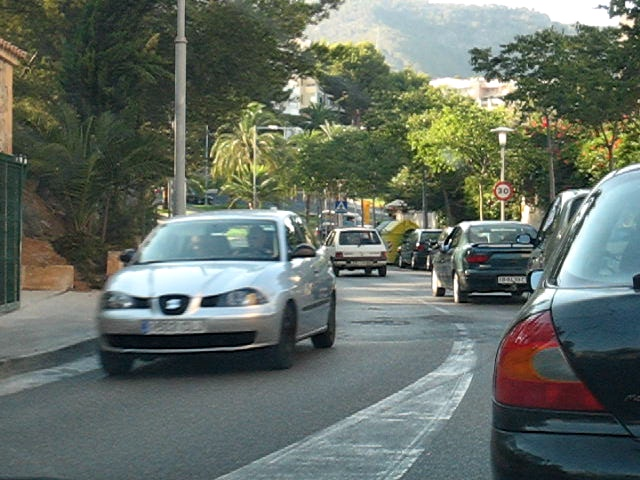
#> input picture images/car1.jpg, 640 x 480 px, given in place of frans_bauer_salt_pepper.png, which was not available
$ jupyter execute --allow-errors cv1-lab-2-daan.ipynb   (text cells are left out)
#> lines starting #> are read from the running program, lines starting #| are printed output that depends on the picture; pictures that were not available may be replaced by others from this repository, and a replacement may not be noted
[cell 1]
import sys

if sys.version_info[0] < 3:
    raise Exception("Python 3 or a more recent version is required.")

[cell 2]
# environment and libraries
import os
import math
import numpy as np
import time
import cv2
import matplotlib
import matplotlib.pyplot as plt
import sklearn
import scipy.signal
import pandas as pd
from tqdm import tqdm

from sklearn.decomposition import PCA
from sklearn.cluster import KMeans

#> (a cell that did not finish here is left out)

[cell 4]
def gaussian_kernel_1D(sigma, kernel_size):
    '''
    Computes a 1D Gaussian kernel.

    Args:
        sigma: Standard deviation of the Gaussian distribution.
        kernel_size: The size of the kernel, must be an odd positive integer.

    Returns:
        kernel: A 1D numpy array representing the Gaussian kernel, normalized so that the sum of all elements equals 1.
    '''

    kernel = np.zeros((1, kernel_size))

    if kernel_size % 2 == 0:
        raise ValueError("The kernel size must be an odd number. Otherwise, the kernel will not have a center to convolve around.")

    # YOUR CODE HERE

    return kernel

[cell 5]
G = gaussian_kernel_1D(2, 5)
print(G)

[cell 6]
def gaussian_kernel_2D(sigma_x, sigma_y, kernel_size):
    '''
    Computes a 2D Gaussian kernel using the separability property.

    Args:
        sigma_x: Standard deviation of the Gaussian distribution along the x-axis.
        sigma_y: Standard deviation of the Gaussian distribution along the y-axis.
        kernel_size: The size of the kernel, must be an odd positive integer.

    Returns:
        kernel_2d: A 2D numpy array representing the Gaussian kernel, normalized so that the sum of all elements equals 1.
    '''

    # YOUR CODE HERE

    return kernel_2d

#> (a cell that did not finish here is left out)

[cell 8]
# [14 lines left out: function generate_rotation_matrix, not called in this run]

[cell 9]
# [16 lines left out: function create_cos, not called in this run]

[cell 10]
# [16 lines left out: function create_sin, not called in this run]

[cell 11]
# [17 lines left out: function create_gauss, not called in this run]

[cell 12]
# [47 lines left out: function create_gabor, not called in this run]

[cell 13]
# YOUR CODE HERE

[cell 14]
# YOUR CODE HERE

[cell 15]
# YOUR CODE HERE

[cell 16]
def calculate_psnr(orig_image, approx_image):
    '''
    Computes the PSNR (Peak Signal-to-Noise Ratio) between an original image and its enhanced version.

    Args:
        orig_image: The original image (can be grayscale or RGB).
        approx_image: The enhanced or approximated version of the original image.

    Returns:
        psnr_value: The PSNR value in decibels (dB).
    '''

    imax = np.max(orig_image)
    # for grayscale and RGB
    if len(orig_image.shape) == 2:
        m, n = orig_image.shape
        MSE = np.mean((orig_image - approx_image)**2)
    else:
        m, n, c = orig_image.shape
        MSE_R = np.mean((orig_image[:,:,0] - approx_image[:,:,0])**2)
        MSE_G = np.mean((orig_image[:,:,1] - approx_image[:,:,1])**2)
        MSE_B = np.mean((orig_image[:,:,2] - approx_image[:,:,2])**2)
        MSE = np.mean([MSE_R, MSE_G, MSE_B])

    RMSE = np.sqrt(MSE)
    psnr_value = 20 * np.log10(imax / RMSE)

    return psnr_value

[cell 17]
frans_bauer_salt_and_pepper = cv2.imread('images/frans_bauer_salt_pepper.png').astype(np.float32)
frans_bauer = cv2.imread('images/frans_bauer.png').astype(np.float32)
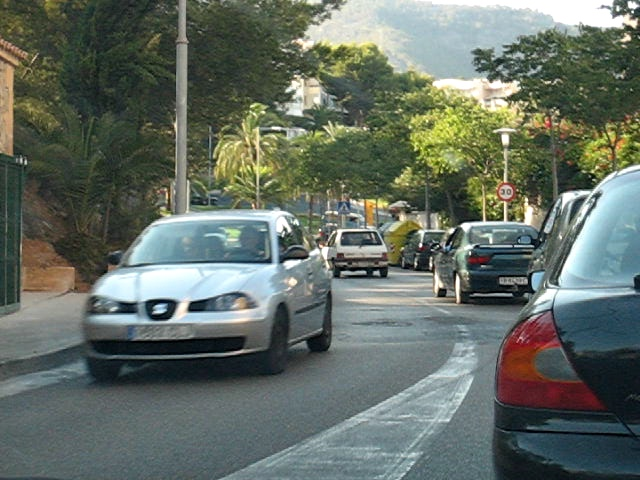
#> input picture images/car2.jpg, 640 x 480 px, given in place of frans_bauer.png, which was not available
psnr_result = calculate_psnr(frans_bauer, frans_bauer_salt_and_pepper)
#> in calculate_psnr, `imax = np.max(orig_image)`: imax = 255
#> in calculate_psnr, `MSE_R = np.mean((orig_image[:,:,0] - approx_image[:,:,0])**2)`: MSE_R = 960.7
#> in calculate_psnr, `MSE_G = np.mean((orig_image[:,:,1] - approx_image[:,:,1])**2)`: MSE_G = 980.7
#> in calculate_psnr, `MSE_B = np.mean((orig_image[:,:,2] - approx_image[:,:,2])**2)`: MSE_B = 995
#> in calculate_psnr, `MSE = np.mean([MSE_R, MSE_G, MSE_B])`: MSE = 978.8
#> in calculate_psnr, `RMSE = np.sqrt(MSE)`: RMSE = 31.29
#> in calculate_psnr, `psnr_value = 20 * np.log10(imax / RMSE)`: psnr_value = 18.22
#> psnr_result = 18.22
print(f"PSNR: {psnr_result:.2f} dB")
#| PSNR: 18.22 dB

[cell 18]
frans_bauer_gaussian = cv2.imread('images/frans_bauer_gaussian.png').astype(np.float32)
psnr_result = calculate_psnr(frans_bauer, frans_bauer_gaussian)
#> psnr_result = inf
print(f"PSNR: {psnr_result:.2f} dB")
#| PSNR: inf dB

[cell 19]
def denoise_image(input_image, kernel_type, kernel_size=3, sigma=1):
    '''
    Function denoises the image using the specified kernel type:
    - 'box': by using a box filter
    - 'median': by using a median filter
    - 'gaussian': by using a gaussian filter

    Args:
        input_image: The input image to be denoised.
        kernel_type: A string specifying the type of filter ('box', 'median', or 'gaussian').
        kernel_size: Size of the kernel to be used for filtering (default is 3).
        sigma: Standard deviation for the Gaussian kernel (used only for the gaussian filter).

    Returns:
        denoised_image: The denoised image.
    '''
#> called with kernel_type = 'box', kernel_size = 3, sigma = 1

    if kernel_type == 'box':
        denoised_image = cv2.blur(input_image, (kernel_size, kernel_size)).astype(np.float32)

    elif kernel_type == 'median':
        denoised_image = cv2.medianBlur(input_image.astype(np.uint8), kernel_size)
        denoised_image = denoised_image.astype(np.float32)

    elif kernel_type == 'gaussian':
        denoised_image = cv2.GaussianBlur(input_image, (kernel_size, kernel_size), sigma).astype(np.float32)

    else:
        raise ValueError('Kernel type not implemented. Choose between "box", "median", or "gaussian".')

    return denoised_image

[cell 20]
kernel_sizes = [3, 5, 7]

frans_bauer_salt_and_pepper_denoised_box = [
    denoise_image(frans_bauer_salt_and_pepper, kernel_type='box', kernel_size=kernel_size)
    for kernel_size in kernel_sizes
]
#> call 2 of denoise_image, with kernel_type = 'box', kernel_size = 5, sigma = 1
#> in denoise_image (call 2), `denoised_image = cv2.blur(input_image, (kernel_size, kernel_size)).ast..`:
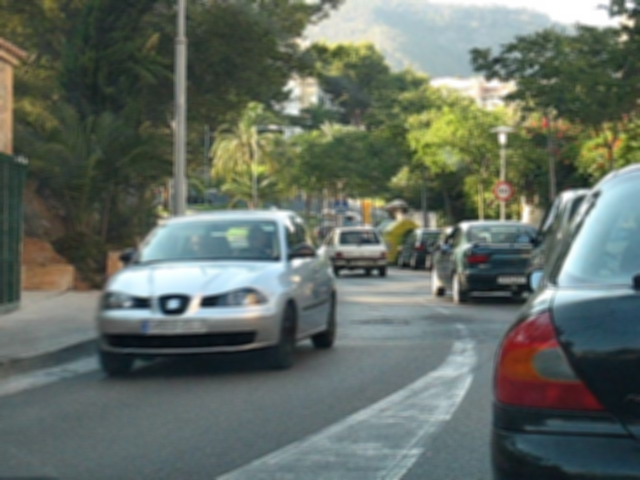
#> denoised_image: shape (480, 640, 3) float32; mean B, G, R 100.4, 109.5, 100
#> frans_bauer_salt_and_pepper_denoised_box = 3 items

frans_bauer_gaussian_denoised_box = [
    denoise_image(frans_bauer_gaussian, kernel_type='box', kernel_size=kernel_size)
    for kernel_size in kernel_sizes
]
#> in denoise_image (call 5), `denoised_image = cv2.blur(input_image, (kernel_size, kernel_size)).ast..`:
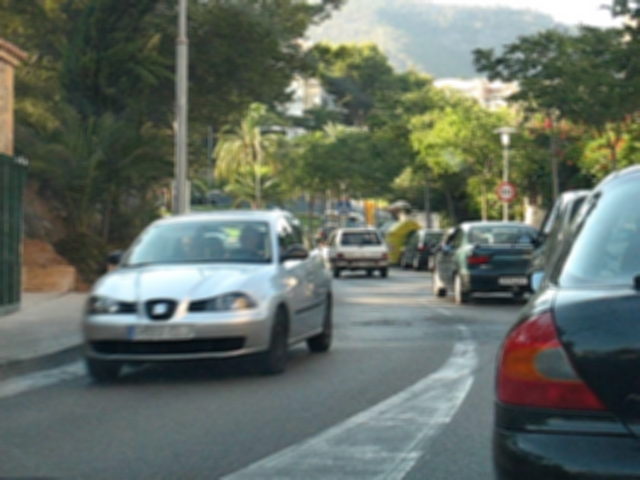
#> denoised_image: shape (480, 640, 3) float32; mean B, G, R 100.8, 110, 100.4
#> frans_bauer_gaussian_denoised_box = 3 items

fig, axes = plt.subplots(2, 3, figsize=(12, 8))
plt.suptitle('Box Filter Denoising', fontsize=16)

for i, k in enumerate(kernel_sizes):
    axes[0, i].imshow(frans_bauer_salt_and_pepper_denoised_box[i].astype(np.uint8), cmap='gray')
    axes[0, i].set_title(f'Salt-and-Pepper {k}x{k}')
    axes[0, i].axis('off')

for i, k in enumerate(kernel_sizes):
    axes[1, i].imshow(frans_bauer_gaussian_denoised_box[i].astype(np.uint8), cmap='gray')
    axes[1, i].set_title(f'Gaussian {k}x{k}')
    axes[1, i].axis('off')

plt.tight_layout()
plt.show()
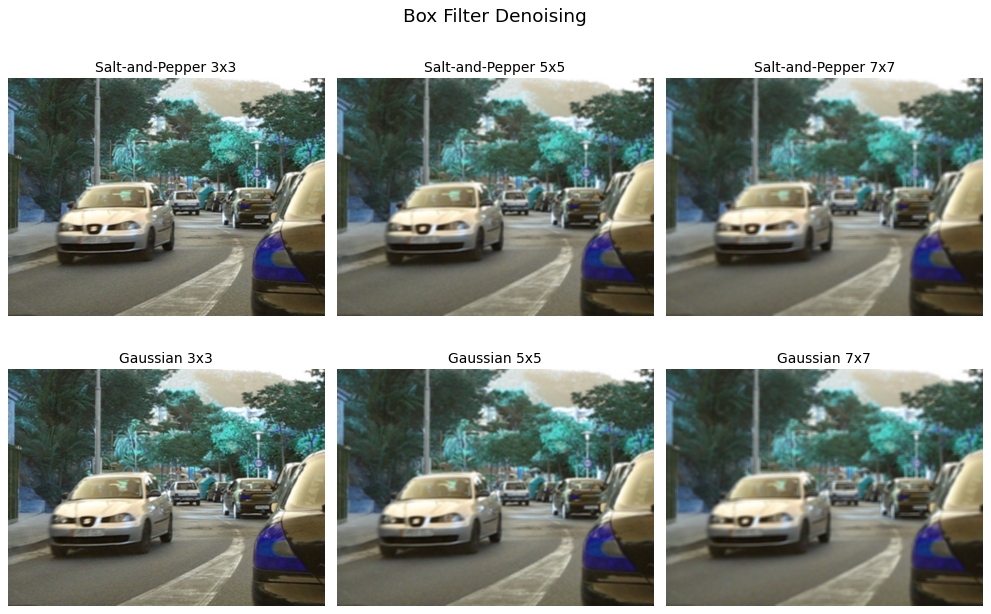
#> figure drawn by matplotlib, 6 panels

[cell 21]
kernel_sizes = [3, 5, 7]

frans_bauer_salt_and_pepper_denoised_med = [
    denoise_image(frans_bauer_salt_and_pepper, kernel_type='median', kernel_size=kernel_size)
    for kernel_size in kernel_sizes
]
#> frans_bauer_salt_and_pepper_denoised_med = 3 items

frans_bauer_gaussian_denoised_med = [
    denoise_image(frans_bauer_gaussian, kernel_type='median', kernel_size=kernel_size)
    for kernel_size in kernel_sizes
]
#> frans_bauer_gaussian_denoised_med = 3 items

fig, axes = plt.subplots(2, 3, figsize=(12, 8))
plt.suptitle('Median Filter Denoising', fontsize=16)

for i, k in enumerate(kernel_sizes):
    axes[0, i].imshow(frans_bauer_salt_and_pepper_denoised_med[i].astype(np.uint8), cmap='gray')
    axes[0, i].set_title(f'Salt-and-Pepper {k}x{k}')
    axes[0, i].axis('off')

for i, k in enumerate(kernel_sizes):
    axes[1, i].imshow(frans_bauer_gaussian_denoised_med[i].astype(np.uint8), cmap='gray')
    axes[1, i].set_title(f'Gaussian {k}x{k}')
    axes[1, i].axis('off')

plt.tight_layout()
plt.show()

[cell 22]
psnr_box_salt_and_pepper = [
    calculate_psnr(frans_bauer, denoised_image)
    for denoised_image in frans_bauer_salt_and_pepper_denoised_box
]
#> psnr_box_salt_and_pepper = [19.18, 19.78, 19.98]

psnr_median_salt_and_pepper = [
    calculate_psnr(frans_bauer, denoised_image)
    for denoised_image in frans_bauer_salt_and_pepper_denoised_med
]
#> psnr_median_salt_and_pepper = [18.84, 19.4, 19.64]

psnr_box_gaussian = [
    calculate_psnr(frans_bauer, denoised_image)
    for denoised_image in frans_bauer_gaussian_denoised_box
]
#> psnr_box_gaussian = [30.13, 25.29, 23.23]

psnr_median_gaussian = [
    calculate_psnr(frans_bauer, denoised_image)
    for denoised_image in frans_bauer_gaussian_denoised_med
]
#> psnr_median_gaussian = [31.7, 26.27, 24.02]

x = np.array(kernel_sizes)
plt.figure(figsize=(10, 6))
plt.plot(x, psnr_box_salt_and_pepper, marker='o', label='Box Filter - Salt-and-Pepper')
plt.plot(x, psnr_median_salt_and_pepper, marker='o', label='Median Filter - Salt-and-Pepper')
plt.plot(x, psnr_box_gaussian, marker='o', label='Box Filter - Gaussian')
plt.plot(x, psnr_median_gaussian, marker='o', label='Median Filter - Gaussian')
plt.title('PSNR Values for Denoising Methods and Kernel Sizes')
plt.xlabel('Kernel Size')
plt.ylabel('PSNR (dB)')
plt.xticks(x)
plt.legend()
plt.grid()
plt.show()
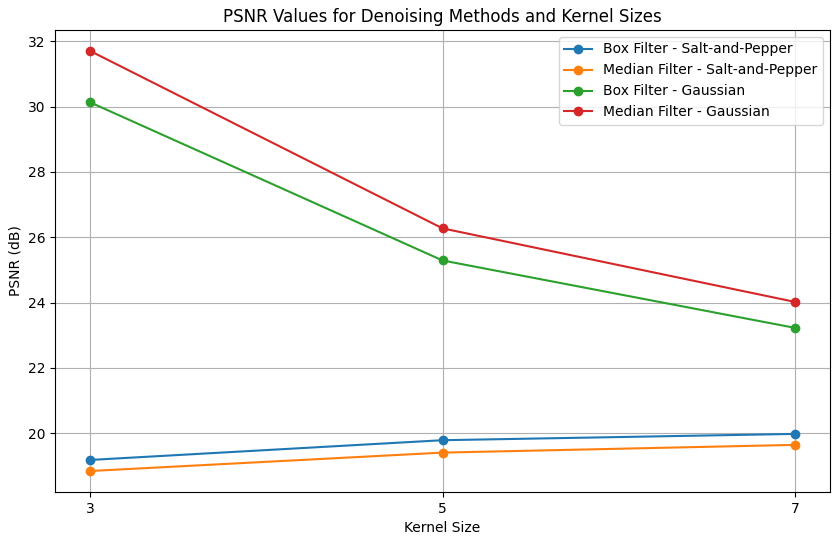
#> figure drawn by matplotlib, 1 panel

[cell 23]
std_devs = [0.5, 1, 3, 7]
frans_bauer_gaussian_denoised_gaussian = [
    denoise_image(frans_bauer_gaussian, kernel_type='gaussian', kernel_size=kernel_size, sigma=s)
    for kernel_size in kernel_sizes for s in std_devs
]
#> frans_bauer_gaussian_denoised_gaussian = 12 items

fig, axes = plt.subplots(3, 4, figsize=(16, 12))
plt.suptitle('Gaussian Filter Denoising of Gaussian Noise', fontsize=16)

for i, k in enumerate(kernel_sizes):
    for j, s in enumerate(std_devs):
        index = i * len(std_devs) + j
        axes[i, j].imshow(frans_bauer_gaussian_denoised_gaussian[index].astype(np.uint8), cmap='gray')
        axes[i, j].set_title(f'Kernel {k}x{k}, $\sigma$={s}')
        axes[i, j].axis('off')

plt.tight_layout()
plt.show()
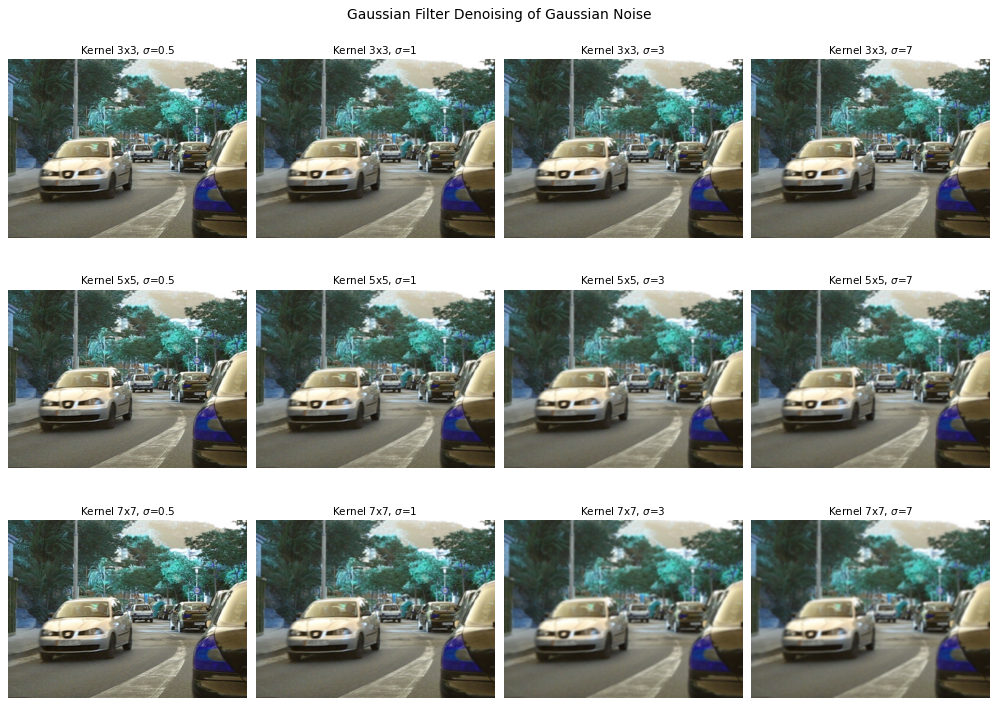
#> figure drawn by matplotlib, 12 panels

[cell 24]
psnr_values = np.zeros((len(kernel_sizes), len(std_devs)))

for i, k in enumerate(kernel_sizes):
    for j, s in enumerate(std_devs):
        index = i * len(std_devs) + j
        denoised_img = frans_bauer_gaussian_denoised_gaussian[index].astype(np.uint8)
        psnr_values[i, j] = calculate_psnr(frans_bauer_gaussian, denoised_img)
#> this loop made 3 passes
#> after the loop, psnr_values = [[39.12, 31.61, 30.25, 30.15], [39.08, 29.52, 25.73, 25.36], [39.08, 29.35, 23.97, 23.36]]

# Plot the heatmap
plt.figure(figsize=(8, 6))
im = plt.imshow(psnr_values, cmap='viridis', interpolation='nearest')
plt.colorbar(im, label='PSNR (dB)')
plt.xticks(np.arange(len(std_devs)), std_devs)
plt.yticks(np.arange(len(kernel_sizes)), kernel_sizes)
plt.xlabel('Sigma')
plt.ylabel('Kernel Size')
plt.title('PSNR of Gaussian Filter Denoising for Gaussian Noise')
plt.show()
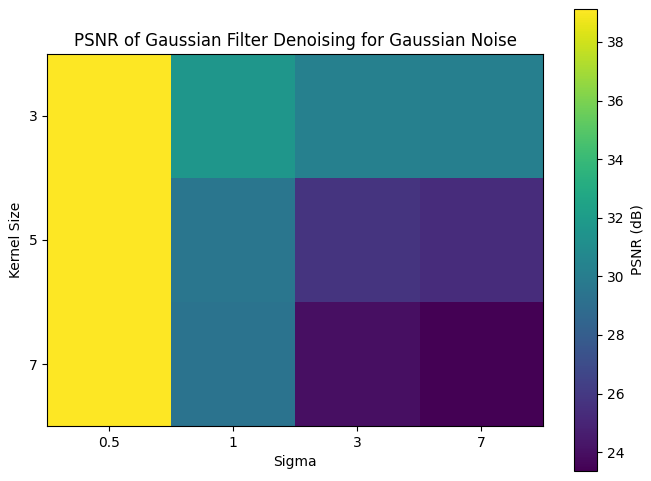
#> figure drawn by matplotlib, 2 panels

[cell 25]
# [19 lines left out: function normalize_image, not called in this run]

[cell 26]
# [27 lines left out: function compute_image_gradient, not called in this run]

[cell 27]
# YOUR CODE HERE

#> (a cell that did not finish here is left out)

[cell 29]
# YOUR CODE HERE

[cell 30]
# YOUR CODE HERE

[cell 31]
def load_image(image_id="kobi"):
    '''
    Load an image, resize it, and set the correct color representation.

    Args:
        image_id: ID of the image (default is "kobi")

    Returns:
        image: Loaded and processed image
    '''
#> called with image_id = 'kobi'
    if image_id == 'clownfish':
        image = cv2.imread('./images/clownfish.jpg')
        image = cv2.cvtColor(image, cv2.COLOR_BGR2RGB)

    elif image_id == 'flower':
        image = cv2.imread('./images/flower.jpg')
        image = cv2.cvtColor(image, cv2.COLOR_BGR2RGB)

    elif image_id == 'kobi':
        image = cv2.imread('./images/kobi.png')
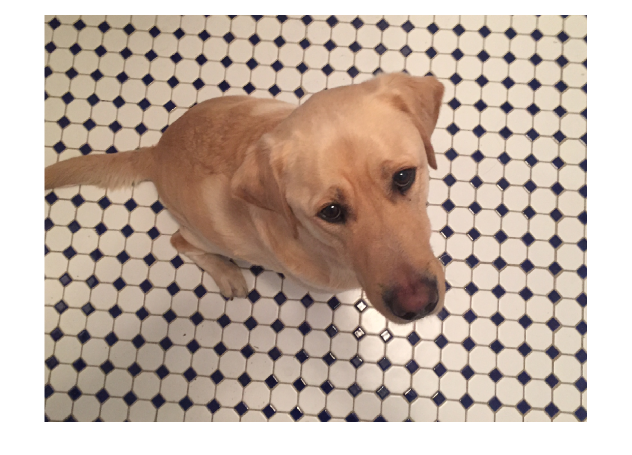
#> input picture lab-2/images/kobi.png, 1264 x 909 px (shown at 1/2 size)
#> image is the input picture: shape (909, 1264, 3); mean B, G, R 162.8, 175.1, 192.8
        image = cv2.cvtColor(image, cv2.COLOR_BGR2RGB)

    elif image_id == 'landscape':
        image = cv2.imread('./images/landscape.jpg')
        image = cv2.cvtColor(image, cv2.COLOR_BGR2RGB)

    elif image_id == 'polar_bear_hiding':
        image = cv2.imread('./images/polar_bear_hiding.jpg')
        image = cv2.cvtColor(image, cv2.COLOR_BGR2RGB)

    elif image_id == 'robin':
        image = cv2.imread('./images/robin.jpg')
        image = cv2.cvtColor(image, cv2.COLOR_BGR2RGB)

    elif image_id == 'swan':
        image = cv2.imread('./images/swan.jpg')
        image = cv2.cvtColor(image, cv2.COLOR_BGR2RGB)

    else:
        raise ValueError('Image not available.')

    return image

[cell 32]
def show_image(image, title="Kobi", colormap='gray'):
    '''
    Display an image in grayscale.

    Args:
        image: Image to be displayed
        title: Title for the image (default is "Kobi")
        colormap: Colormap used by matplotlib (default is 'gray')
    '''
#> call 2 of load_image, with image_id = 'clownfish'
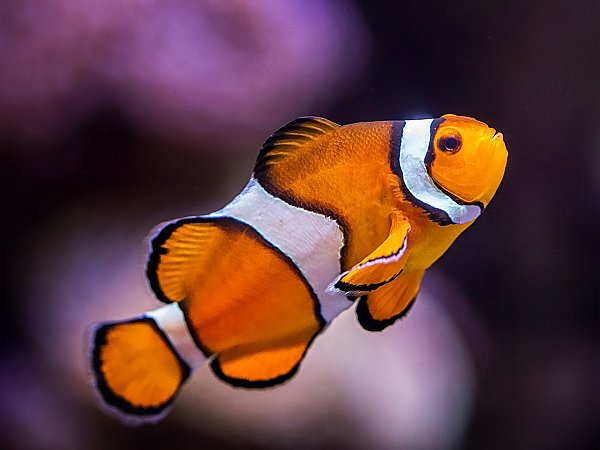
#> input picture lab-2/images/clownfish.jpg, 600 x 450 px
#> in load_image, image is the input picture: shape (450, 600, 3); mean B, G, R 61.5, 59.1, 95.2
#> `image = cv2.cvtColor(image, cv2.COLOR_RGB2GRAY)`:
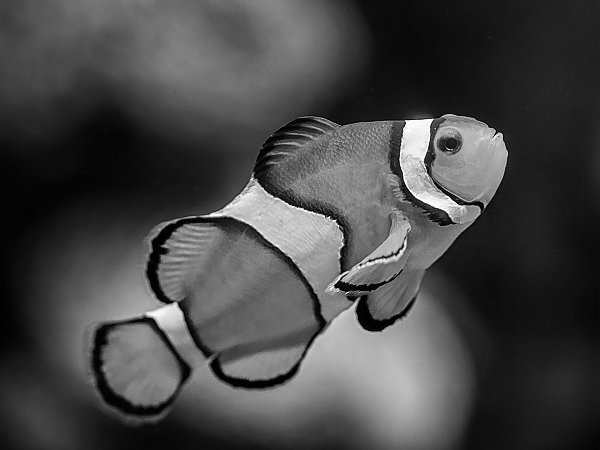
#> image: shape (450, 600); min 0, max 254, mean 70.2
    plt.figure()
    plt.title(title)
    plt.imshow(image, cmap=colormap)
    plt.axis("off")

[cell 33]
### Foreground-Background Segmentation Algorithm
### Part 0 - Read Image and Convert to Grayscale

def preprocess_image(image_id="kobi"):
    '''
    Load an image, resize it, and convert it to grayscale if necessary.

    Args:
        image_id: ID of the image to load (default is "Kobi")

    Returns:
        grayscale_image: Grayscale image
    '''
    # Load the image
    image = load_image(image_id)
    show_image(image)

    # Check if the image is grayscale or RGB
    # YOUR CODE HERE

    return grayscale_image

#> (a cell that did not finish here is left out)

[cell 35]
# [68 lines left out: function create_gabor_filter_bank, not called in this run]

#> (a cell that did not finish here is left out)

[cell 37]
### Foreground-Background segmentation algoritm
### Part 2 - gabor features fMaps and fMags

# [67 lines left out: function extract_gabor_features, not called in this run]

#> (a cell that did not finish here is left out)

#> (a cell that did not finish here is left out)

#> (a cell that did not finish here is left out)

[cell 41]
### Foreground-Background segmentation algorithm
### Part 4 - Visualise result

# [37 lines left out: function visualize_clustering_results, not called in this run]

#> (a cell that did not finish here is left out)

[cell 43]
def foreground_background_separation(image, sigmas, orientations, apply_smoothing=True):
    '''
    Perform foreground-background segmentation using Gabor filters.

    Args:
        image: Grayscale input image
        sigmas: List of sigmas for the Gaussian envelope
        orientations: List of orientations for the Gabor filters
        apply_smoothing: Flag to apply Gaussian smoothing to magnitude images (default is True)

    Returns:
        None
    '''

    # YOUR CODE HERE

[cell 44]
# Control settings
delta_theta = 2 * np.pi / 8  # Step size for orientations
orientations = np.arange(0, np.pi + delta_theta, delta_theta)
sigmas = np.array([1.0, 2.0])
apply_smoothing = True

image_names = [
    "clownfish",
    "flower",
    "kobi",
    "polar_bear_hiding",
    "robin",
    "swan"
]

# Loop through each image, load it, and apply foreground-background separation
#> (the rest of this cell did not finish here and is left out)
